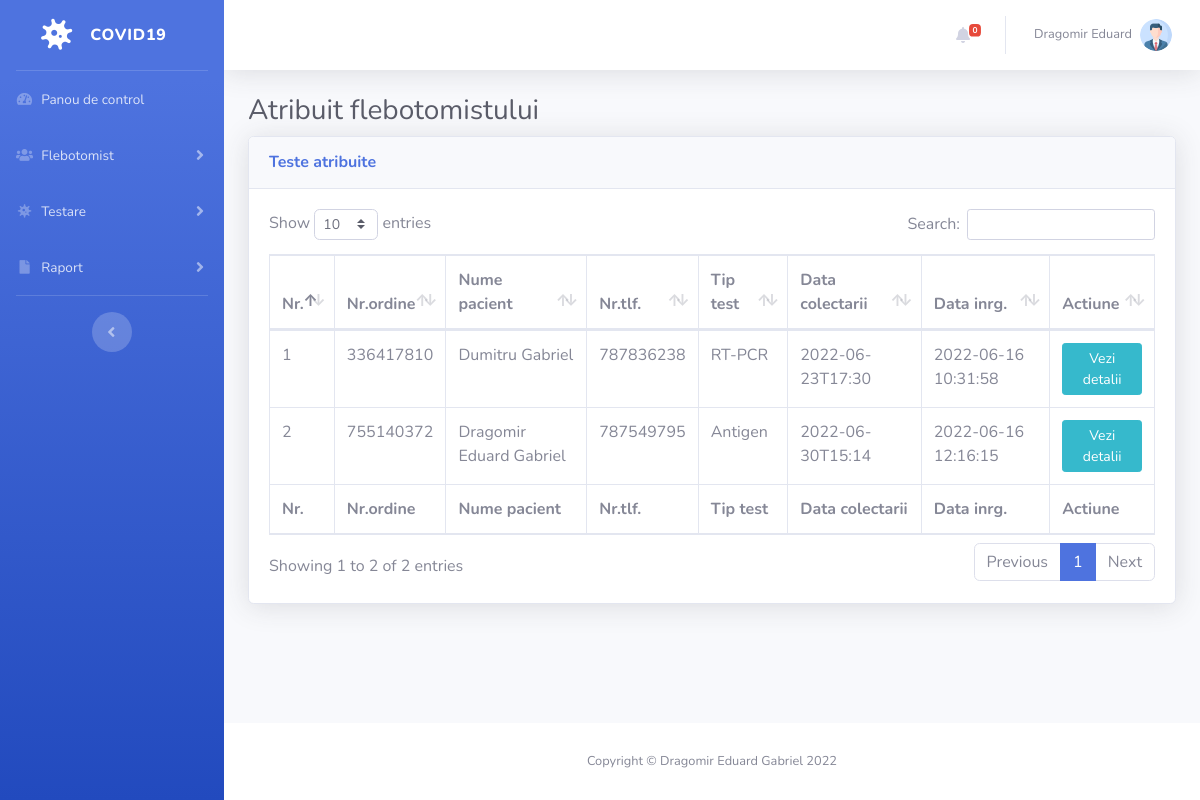
The page /ontheway-samplecollection-test.php (signed in) on the database its author committed.
### tables this page shows
CREATE TABLE `tbltestrecord` (
  `id` int(11) NOT NULL,
  `OrderNumber` bigint(14) DEFAULT NULL,
  `PatientMobileNumber` bigint(14) DEFAULT NULL,
  `TestType` varchar(100) DEFAULT NULL,
  `TestTimeSlot` varchar(120) DEFAULT NULL,
  `ReportStatus` varchar(100) DEFAULT NULL,
  `FinalReport` varchar(150) DEFAULT NULL,
  `ReportUploadTime` varchar(200) DEFAULT NULL,
  `RegistrationDate` timestamp NULL DEFAULT current_timestamp(),
  `AssignedtoEmpId` varchar(150) DEFAULT NULL,
  `AssigntoName` varchar(180) DEFAULT NULL,
  `AssignedTime` varchar(100) DEFAULT NULL
);

CREATE TABLE `tblpatients` (
  `id` int(11) NOT NULL,
  `FullName` varchar(120) DEFAULT NULL,
  `MobileNumber` bigint(12) DEFAULT NULL,
  `DateOfBirth` date DEFAULT NULL,
  `GovtIssuedId` varchar(150) DEFAULT NULL,
  `GovtIssuedIdNo` varchar(150) DEFAULT NULL,
  `FullAddress` varchar(255) DEFAULT NULL,
  `State` varchar(200) DEFAULT NULL,
  `RegistrationDate` timestamp NOT NULL DEFAULT current_timestamp()
);

### ontheway-samplecollection-test.php (the view, shortened to what this page needs)
<?php session_start();
include_once('includes/config.php');
if (strlen($_SESSION['aid']==0)) {
  header('location:logout.php');
  } else{
?>
<!DOCTYPE html>
<html lang="en">
<head>
    <link href="vendor/fontawesome-free/css/all.min.css" rel="stylesheet" type="text/css">
    <link href="css/sb-admin-2.min.css" rel="stylesheet">
    <link href="vendor/datatables/dataTables.bootstrap4.min.css" rel="stylesheet">
    <link href="removewatermarkeduard.css" rel="stylesheet" type="text/css">
</head>
<body id="page-top">
    <div id="wrapper">
  <?php include_once('includes/sidebar.php');?>
        <div id="content-wrapper" class="d-flex flex-column">
            <div id="content">
<?php include_once('includes/topbar.php');?>
                <div class="container-fluid">
                    <h1 class="h3 mb-2 text-gray-800">Atribuit flebotomistului</h1>
                    <div class="card shadow mb-4">
                        <div class="card-header py-3">
                            <h6 class="m-0 font-weight-bold text-primary">Teste atribuite</h6>
                        </div>
                        <div class="card-body">
                            <div class="table-responsive">
                                <form name="assignto" method="post">
                    <table class="table table-bordered" id="dataTable" width="100%" cellspacing="0">
                                    <thead>
                                        <tr>
                                            <th>Nr.</th>
                                            <th>Nr.ordine</th>
                                            <th>Nume pacient</th>
                                            <th>Nr.tlf.</th>
                                            <th>Tip test</th>
                                            <th>Data colectarii</th>
                                            <th>Data inrg.</th>
                                            <th>Actiune</th>
                                        </tr>
                                    </thead>
                                      <tfoot>
                                            <tr>
                                            <th>Nr.</th>
                                            <th>Nr.ordine</th>
                                            <th>Nume pacient</th>
                                            <th>Nr.tlf.</th>
                                            <th>Tip test</th>
                                            <th>Data colectarii</th>
                                            <th>Data inrg.</th>
                                            <th>Actiune</th>
                                        </tr>
                                    </tfoot>
                                    <tbody>
<?php $query=mysqli_query($con,"select tbltestrecord.OrderNumber,tblpatients.FullName,tblpatients.MobileNumber,tbltestrecord.TestType,tbltestrecord.TestTimeSlot,tbltestrecord.RegistrationDate,tbltestrecord.id as testid from tbltestrecord
join tblpatients on tblpatients.MobileNumber=tbltestrecord.PatientMobileNumber
where ReportStatus='On the Way for Collection'
    ");
$cnt=1;
while($row=mysqli_fetch_array($query)){
?>
                                        <tr>
                                            <td><?php echo $cnt;?></td>
                                            <td><?php echo $row['OrderNumber'];?></td>
                                            <td><?php echo $row['FullName'];?></td>
                                            <td><?php echo $row['MobileNumber'];?></td>
                                            <td><?php echo $row['TestType'];?></td>
                                            <td><?php echo $row['TestTimeSlot'];?></td>
                                             <td><?php echo $row['RegistrationDate'];?></td>
                                            <td>
                                <a href="test-details.php?tid=<?php echo $row['testid'];?>&&oid=<?php echo $row['OrderNumber'];?>" class="btn btn-info btn-sm">Vezi detalii</a>
                            </td>
                                        </tr>
<?php $cnt++;} ?>
                                    </tbody>
                                </table>
                                     </form>
                            </div>
                        </div>
                    </div>
                </div>
            </div>
    <?php include_once('includes/footer.php');?>
        </div>
    </div>
</body>
</html>
<?php } ?>

### includes/topbar.php (shortened to what this page needs)
      <nav class="navbar navbar-expand navbar-light bg-white topbar mb-4 static-top shadow">
            <?php if($_SESSION['aid']):?>
                    <ul class="navbar-nav ml-auto">
<?php $query=mysqli_query($con,"select * from tbltestrecord where ReportStatus is null");
$count=mysqli_num_rows($query);
?>
                        <li class="nav-item dropdown no-arrow mx-1">
                            <a class="nav-link dropdown-toggle" href="#" id="alertsDropdown" role="button"
                                data-toggle="dropdown" aria-haspopup="true" aria-expanded="false">
                                <i class="fas fa-bell fa-fw"></i>
                                <span class="badge badge-danger badge-counter"><?php echo $count;?></span>
                            </a>
                        </li>
                        <li class="nav-item dropdown no-arrow">
                            <a class="nav-link dropdown-toggle" href="#" id="userDropdown" role="button"
                                data-toggle="dropdown" aria-haspopup="true" aria-expanded="false">
                <?php
$adid=$_SESSION['aid'];
$ret1=mysqli_query($con,"select AdminName from tbladmin where ID='$adid'");
while($row1=mysqli_fetch_array($ret1)){
?>
                                <span class="mr-2 d-none d-lg-inline text-gray-600 small"><?php  echo $row1['AdminName'];?></span>
                           <?php } ?>
                                <img class="img-profile rounded-circle"
                                    src="img/profile.png">
                            </a>
                        </li>
                    </ul>
                <?php endif;?>
                </nav>

### rows shown on the page
tbltestrecord: OrderNumber "336417810", tblpatients.FullName "Dumitru Gabriel", tblpatients.MobileNumber "787836238", TestType "RT-PCR", TestTimeSlot "2022-06-23T17:30", RegistrationDate "2022-06-16 10:31:58"
tbltestrecord: OrderNumber "755140372", tblpatients.FullName "Dragomir Eduard Gabriel", tblpatients.MobileNumber "787549795", TestType "Antigen", TestTimeSlot "2022-06-30T15:14", RegistrationDate "2022-06-16 12:16:15"

### other values the page prints
$count "0"
$row1['AdminName'] "Dragomir Eduard"
